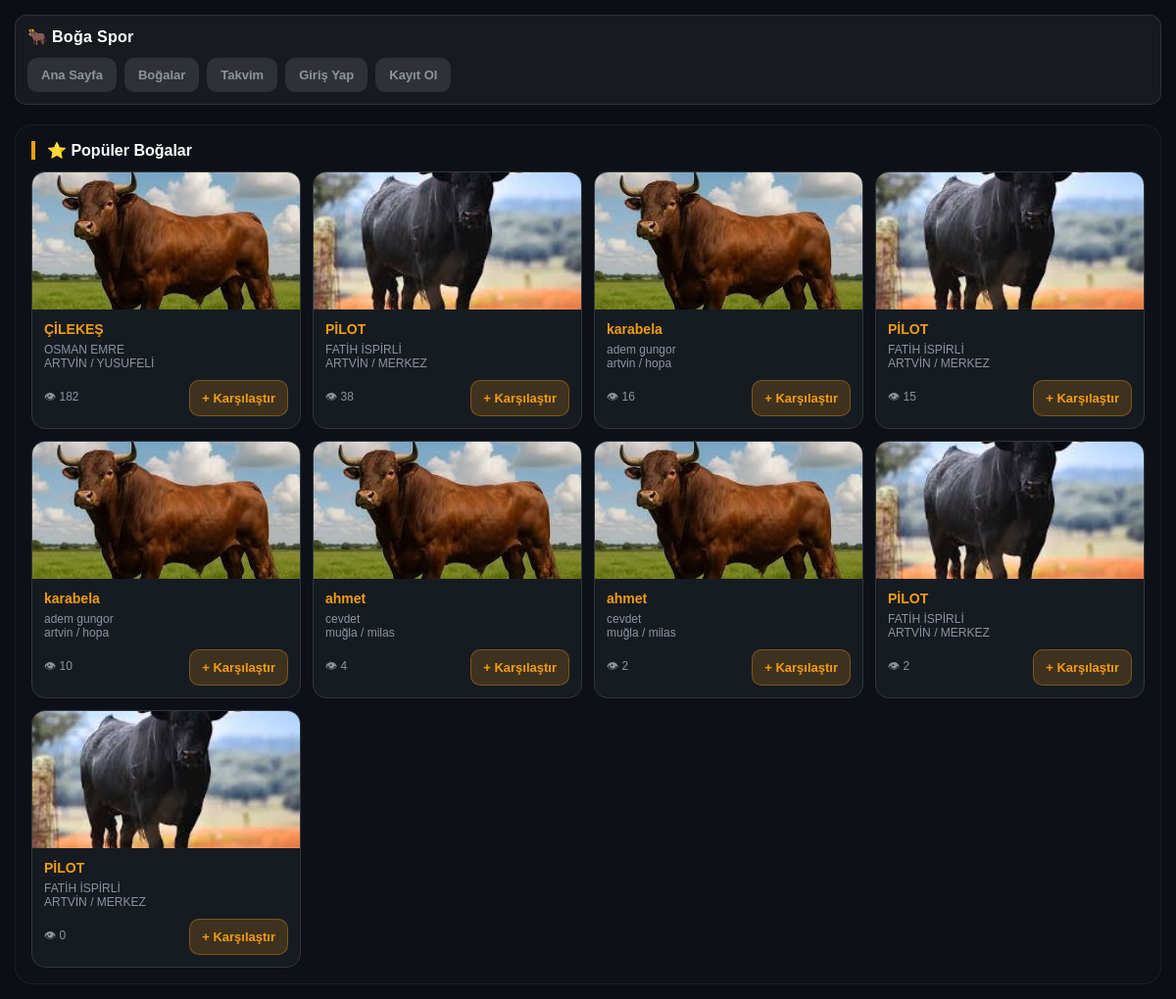
The app's page /boga/popular.php with its own data.
### tables this page shows
CREATE TABLE `bulls` (
  `id` int(10) UNSIGNED NOT NULL,
  `uid` int(11) DEFAULT NULL,
  `name` varchar(100) NOT NULL,
  `breed` varchar(100) DEFAULT NULL,
  `age` int(11) NOT NULL DEFAULT 0,
  `weight` varchar(50) DEFAULT NULL,
  `city` varchar(100) DEFAULT NULL,
  `wins_text` text DEFAULT NULL,
  `mother` varchar(100) DEFAULT NULL,
  `father` varchar(100) DEFAULT NULL,
  `last_arena_text` varchar(150) DEFAULT NULL,
  `last_opponent_text` varchar(150) DEFAULT NULL,
  `owner_name` varchar(150) DEFAULT NULL,
  `category_id` int(10) UNSIGNED DEFAULT NULL,
  `image` varchar(255) DEFAULT NULL,
  `created_by` int(10) UNSIGNED NOT NULL,
  `status` enum('pending','approved') NOT NULL DEFAULT 'pending',
  `reject_reason` text DEFAULT NULL,
  `created_at` datetime NOT NULL,
  `won_titles` text DEFAULT NULL,
  `mother_name` varchar(150) DEFAULT NULL,
  `father_name` varchar(150) DEFAULT NULL,
  `last_arena` varchar(150) DEFAULT NULL,
  `last_opponent` varchar(150) DEFAULT NULL,
  `last_category` varchar(100) DEFAULT NULL,
  `photo_path` varchar(255) DEFAULT NULL,
  `owner_user_id` int(11) DEFAULT NULL,
  `original_owner` varchar(255) DEFAULT NULL,
  `district` varchar(100) DEFAULT NULL,
  `arenas` text DEFAULT NULL,
  `championships` text DEFAULT NULL,
  `price` varchar(100) DEFAULT NULL
);

### boga/popular.php (called while the page is built, shortened)
<?php
require_once __DIR__ . '/app/functions.php';
require_once __DIR__ . '/app/bulls_extra.php';
try {
    $pdo = pdo();
    $bulls = get_popular_bulls($pdo, 50);
} catch (Throwable $e) {
    error_log('popular.php error: ' . $e->getMessage());
    $error = 'Veri alınırken hata oluştu.';
}
include __DIR__ . '/app/layout.php';

### boga/app/bulls_extra.php (called while the page is built, shortened)
<?php
function get_popular_bulls(PDO $pdo, int $limit = 8): array
{
    $limit = max(1, min(50, $limit));
    try {
        $stmt = $pdo->query("
            SELECT b.id, b.name, b.owner_name, b.city, b.district, b.image, COALESCE(v.views,0) AS views
            FROM bulls b
            LEFT JOIN bull_views v ON v.bull_id = b.id
            WHERE b.status='approved'
            ORDER BY COALESCE(v.views,0) DESC, b.id DESC
            LIMIT {$limit}
        ");
        return $stmt->fetchAll(PDO::FETCH_ASSOC) ?: [];
    } catch (Throwable $e) {
        return [];
    }
}

### boga/app/functions.php (called while the page is built, shortened)
<?php
if (!function_exists('url')) {
    function url(string $path = ''): string {
        return SITE_SUBDIR . '/' . ltrim($path, '/');
    }
}
if (!function_exists('e')) {
    function e($s): string {
        return htmlspecialchars((string)$s, ENT_QUOTES | ENT_SUBSTITUTE, 'UTF-8');
    }
}

### boga/views/popular.php (the view, shortened to what this page needs)
<?php
$h = static function ($v): string {
    if (function_exists('e')) return e($v);
    return htmlspecialchars((string)($v ?? ''), ENT_QUOTES | ENT_SUBSTITUTE, 'UTF-8');
};
function tr_slug_pop(string $s): string {
    $map = ['Ç'=>'c','ç'=>'c','Ğ'=>'g','ğ'=>'g','İ'=>'i','ı'=>'i','Ö'=>'o','ö'=>'o','Ş'=>'s','ş'=>'s','Ü'=>'u','ü'=>'u'];
    $s = strtr($s, $map);
    $s = strtolower($s);
    $s = preg_replace('~[^a-z0-9]+~', '-', $s) ?? '';
    $s = trim($s, '-');
    return $s !== '' ? $s : 'boga';
}
$comparePost = function_exists('url') ? url('karsilastir-islem') : 'karsilastir-islem';
?>
<div class="section">
  <h2>⭐ Popüler Boğalar</h2>
  <div class="cards">
    <?php foreach (($bulls ?? []) as $b): ?>
      <?php
        $id = (int)($b['id'] ?? 0);
        $nm = (string)($b['name'] ?? 'boga');
        $href = $id . '-' . tr_slug_pop($nm);
        $img = !empty($b['image']) ? url('uploads/bulls/' . basename((string)$b['image'])) : '';
      ?>
      <div class="card">
        <a href="<?= $h($href) ?>" style="text-decoration:none;color:inherit;">
          <div class="imgbox">
            <?php if ($img !== ''): ?><img src="<?= $h($img) ?>" alt="<?= $h($nm) ?>"><?php else: ?><span class="muted">Fotoğraf yok</span><?php endif; ?>
          </div>
          <div class="body">
            <div class="name"><?= $h($nm) ?></div>
            <div class="muted"><?= $h((string)($b['owner_name'] ?? '-')) ?></div>
            <div class="muted"><?= $h((string)($b['city'] ?? '-')) ?> / <?= $h((string)($b['district'] ?? '-')) ?></div>
            <div class="row">
              <span class="muted">👁 <?= (int)($b['views'] ?? 0) ?></span>
              <form method="post" action="<?= $h($comparePost) ?>" style="display:inline;">
                <button class="btn orange" type="submit">+ Karşılaştır</button>
              </form>
            </div>
          </div>
        </a>
      </div>
    <?php endforeach; ?>
  </div>
</div>

### boga/app/layout.php (style rules this page uses)
* { box-sizing:border-box; }
html,body { width:100%; overflow-x:hidden; }
body { margin:0; background:#0b0e14; font-family:sans-serif; color:#fff; }

### boga/views/popular.php (style rules this page uses)
.section { margin-top:18px;background:#0d1117;border:1px solid rgba(255,255,255,0.06);border-radius:18px;padding:16px }
.section h2 { margin:0 0 12px 0;font-size:16px;display:flex;align-items:center;gap:10px;border-left:4px solid #f39c12;padding-left:12px;color:#fff }
.btn { display:inline-block;padding:10px 12px;border-radius:10px;text-decoration:none;font-weight:800;font-size:13px;border:1px solid rgba(255,255,255,0.12);background:rgba(255,255,255,0.06);color:#fff;cursor:pointer }
.btn.orange { background:rgba(243,156,18,0.18);border-color:rgba(243,156,18,0.35);color:#f39c12 }
.muted { color:#8b949e;font-size:12px }
.cards { display:grid;grid-template-columns:repeat(4,minmax(0,1fr));gap:12px }
.card { background:#161b22;border:1px solid #30363d;border-radius:14px;overflow:hidden }
.imgbox { height:140px;background:#0b0e14;display:flex;align-items:center;justify-content:center;overflow:hidden }
.card img { width:100%;height:100%;object-fit:cover }
.body { padding:12px }
.name { font-weight:900;color:#f39c12;margin:0 0 6px 0;font-size:14px }
.row { display:flex;justify-content:space-between;gap:10px;align-items:center;margin-top:10px }

### records on screen
bulls: image (picture), name "ÇİLEKEŞ", owner_name "OSMAN EMRE", city "ARTVİN", district "YUSUFELİ", views "182"
bulls: image (picture), name "PİLOT", owner_name "FATİH İSPİRLİ", city "ARTVİN", district "MERKEZ", views "38"
bulls: image (picture), name "karabela", owner_name "adem gungor", city "artvin", district "hopa", views "16"
bulls: image (picture), name "PİLOT", owner_name "FATİH İSPİRLİ", city "ARTVİN", district "MERKEZ", views "15"
bulls: image (picture), name "karabela", owner_name "adem gungor", city "artvin", district "hopa", views "10"
bulls: image (picture), name "ahmet", owner_name "cevdet", city "muğla", district "milas", views "4"
bulls: image (picture), name "ahmet", owner_name "cevdet", city "muğla", district "milas", views "2"
bulls: image (picture), name "PİLOT", owner_name "FATİH İSPİRLİ", city "ARTVİN", district "MERKEZ", views "2"
bulls: image (picture), name "PİLOT", owner_name "FATİH İSPİRLİ", city "ARTVİN", district "MERKEZ", views "0"
